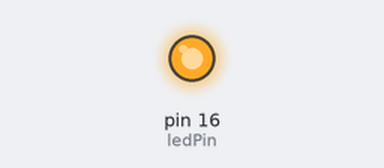
The sketch below on a simulated Arduino Uno, built with avr-gcc and run on an emulated ATmega328P. Shown: output pins drawn as LEDs (lit = HIGH).

Above: at 1.2 s.
At 5.1 s:
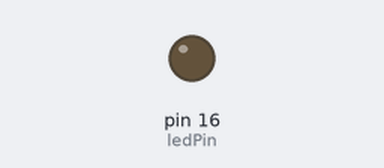
Timing chart, 0 to 8.6 s (numbered marks = the images above):
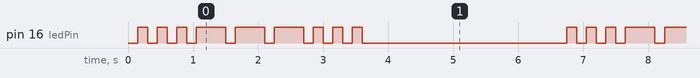

Measured:
- by itself, pin 16 (ledPin): repeats every 6.6 s: 2 × (LOW 0.15 s, HIGH 0.15 s), 3 × (LOW 0.15 s, HIGH 0.45 s), 3 × (LOW 0.15 s, HIGH 0.15 s), LOW 3.1 s, HIGH 0.15 s
- by itself, everything shown: repeats every 6.6 s, in 18 steps

The sketch:

work3.ino
```cpp
const int ledPin = 16;

// 定义各阶段时间（单位：ms）
const unsigned long shortOn = 150;   // 短亮时长
const unsigned long shortOff = 150;  // 短灭时长
const unsigned long longOn = 450;    // 长亮时长
const unsigned long sosPause = 3000; // SOS周期结束后停顿

// 状态机枚举：定义SOS的各个阶段
enum State {
  S_SHORT1, S_SHORT2, S_SHORT3,
  L_LONG1, L_LONG2, L_LONG3,
  S_SHORT4, S_SHORT5, S_SHORT6,
  PAUSE
};

State currentState = S_SHORT1;
unsigned long previousMillis = 0;
bool ledState = LOW;

void setup() {
  pinMode(ledPin, OUTPUT);
  digitalWrite(ledPin, LOW);
}

void loop() {
  unsigned long currentMillis = millis();

  switch (currentState) {
    // 3次短闪阶段
    case S_SHORT1:
    case S_SHORT2:
    case S_SHORT3:
    case S_SHORT4:
    case S_SHORT5:
    case S_SHORT6:
      if (ledState == LOW) {
        // 灭状态：到时间则亮灯
        if (currentMillis - previousMillis >= shortOff) {
          ledState = HIGH;
          digitalWrite(ledPin, HIGH);
          previousMillis = currentMillis;
        }
      } else {
        // 亮状态：到时间则灭灯，进入下一阶段
        if (currentMillis - previousMillis >= shortOn) {
          ledState = LOW;
          digitalWrite(ledPin, LOW);
          previousMillis = currentMillis;
          currentState = (State)(currentState + 1);
        }
      }
      break;

    // 3次长闪阶段
    case L_LONG1:
    case L_LONG2:
    case L_LONG3:
      if (ledState == LOW) {
        if (currentMillis - previousMillis >= shortOff) {
          ledState = HIGH;
          digitalWrite(ledPin, HIGH);
          previousMillis = currentMillis;
        }
      } else {
        if (currentMillis - previousMillis >= longOn) {
          ledState = LOW;
          digitalWrite(ledPin, LOW);
          previousMillis = currentMillis;
          currentState = (State)(currentState + 1);
        }
      }
      break;

    // 周期结束停顿阶段
    case PAUSE:
      if (currentMillis - previousMillis >= sosPause) {
        previousMillis = currentMillis;
        currentState = S_SHORT1; // 重置到SOS开头
      }
      break;
  }
}
```
